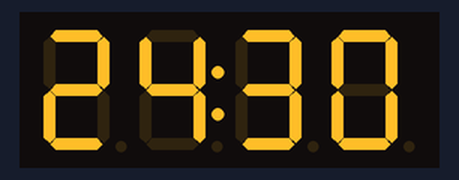
A program run on a simulated Raspberry Pi Pico running MicroPython. Parts: 4-digit seven-segment display. The clock reads 2024-03-15 10:24:30 at power-on unless the program sets it.

Above: at 0.1 s.
At 4.1 s:
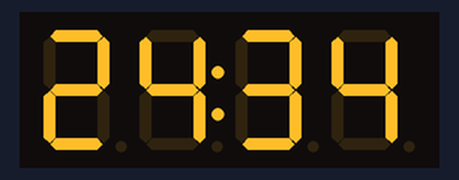
At 9.1 s:
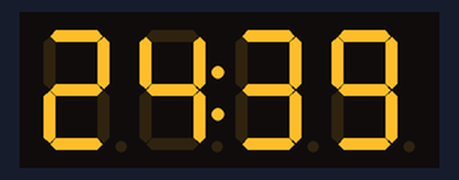
At 18.1 s:
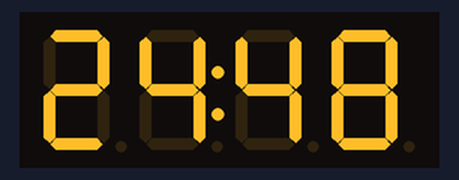
At 27.1 s:
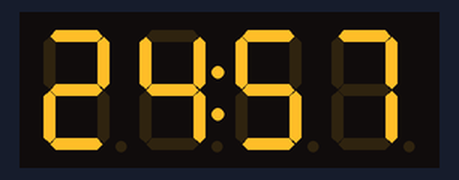
At 37.1 s:
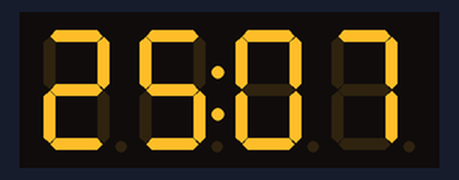

Measured:
- what the display in image 1 shows lasts 1.1 s, from 4.0 s to 5.1 s

The program:

p23x-RTC_display.py
```python
from machine import Pin, I2C
import utime
import tm1637

DS3231_ADDR = 0x68

i2c = I2C(0, scl=Pin(1), sda=Pin(0), freq=100000)
display = tm1637.TM1637(clk=Pin(18), dio=Pin(19))

def bcd2dec(bcd):
    return (bcd >> 4) * 10 + (bcd & 0x0F)

def dec2bcd(dec):
    return ((dec // 10) << 4) + (dec % 10)

def read_time():
    data = i2c.readfrom_mem(DS3231_ADDR, 0x00, 2)
    second = bcd2dec(data[0])
    minute = bcd2dec(data[1])
    return (minute, second)

while True:
    t = read_time()
    display.numbers(t[0], t[1])
    utime.sleep_ms(100)
```
